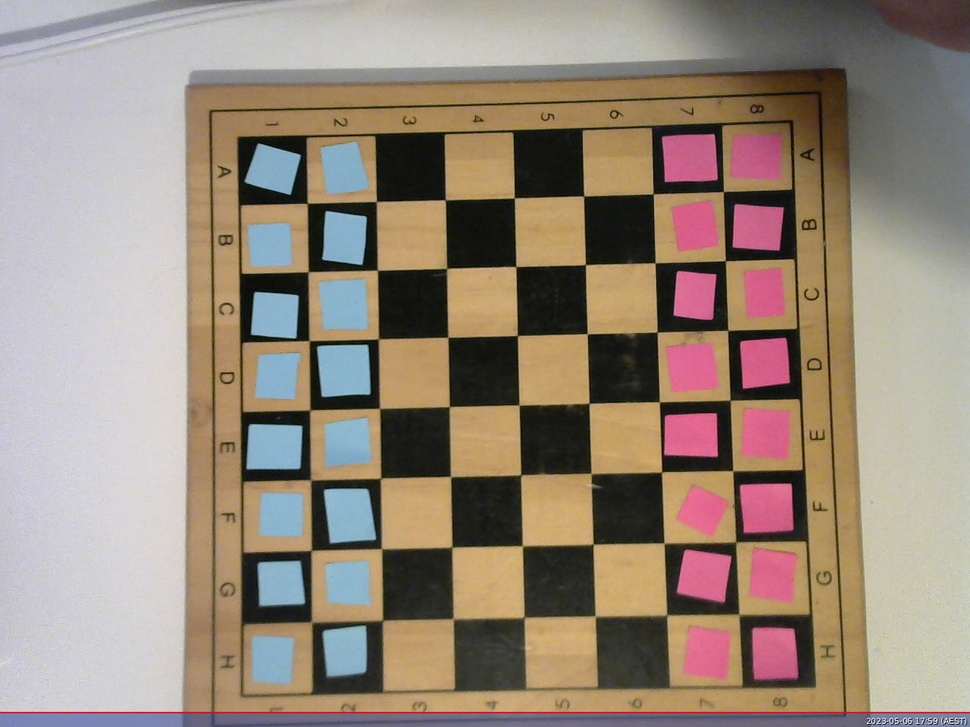
//> input picture State0.jpg, 970 x 727 px, shrunk from 1280 x 960 before the run
$ ./CVTest3   (built with g++ and OpenCV 4)
//> lines starting //> are read from the running program, lines starting //| are printed output that depends on the picture; after the words box and inside, x2 and y2 are one past the last pixel; in counts of white or black regions, pixels touching at a corner belong together
// g++ -o OpenCV_Testing OpenCV_Testing.cpp -I/usr/include/opencv4 `pkg-config --cflags --libs opencv4`
// /OpenCV_Testing

#include <opencv2/opencv.hpp>
#include <iostream>

using namespace cv;
using namespace std;

int main()
{
	Mat image = imread("/home/fyp2023jb/ChessRobot2023FYP/State0.jpg"); // read image from file
//> image is the input picture: 727 rows x 970 cols, CV_8UC3; mean B, G, R 122.2, 135.7, 150.8
	int square_size = 100;

	imshow("before",image); // show image in a window
	waitKey(0); // wait for a key press

	// convert image to HSV color space
	Mat hsv;
	cvtColor(image, hsv, COLOR_BGR2HSV);
//> hsv: 727 rows x 970 cols, CV_8UC3; mean H, S, V 55.4, 67.5, 155.3

	imshow("hsv",hsv); // show image in a window
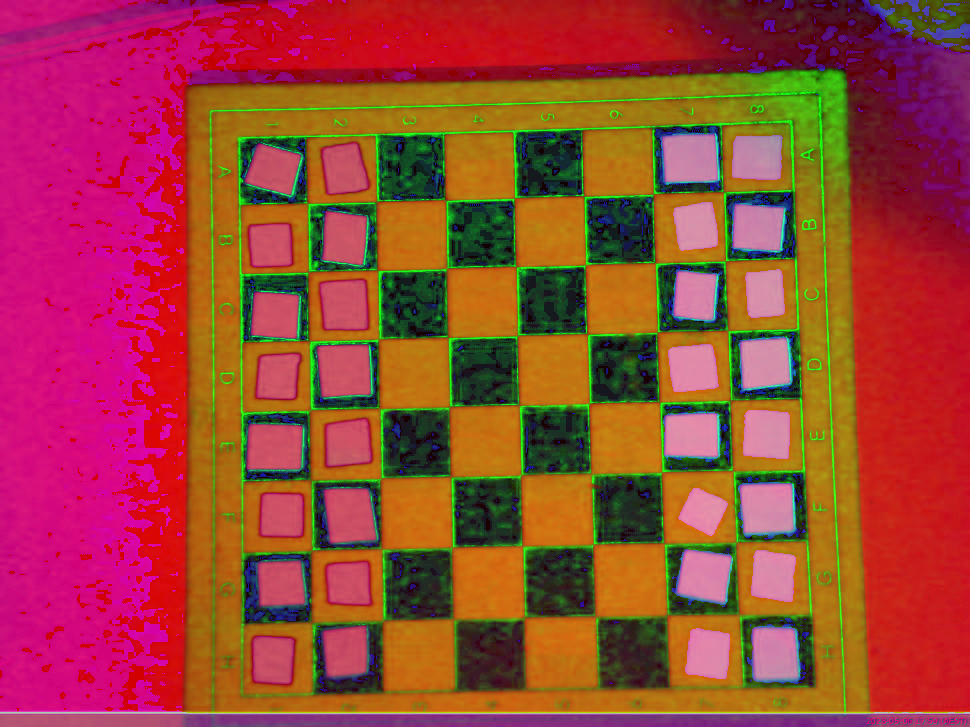
//> window 'hsv': 727 rows x 970 cols, CV_8UC3; mean B, G, R 55.4, 67.5, 155.3
	waitKey(0); // wait for a key press

	// define range of blue color in HSV
	Scalar lower_blue = Scalar(100, 50, 50);
	Scalar upper_blue = Scalar(130, 255, 255);

	// define range of pink color in HSV
	Scalar lower_pink = Scalar(140, 100, 100);
	Scalar upper_pink = Scalar(170, 255, 255);

	// create binary masks for blue and pink areas
	Mat blue_mask, pink_mask;
	inRange(hsv, lower_blue, upper_blue, blue_mask);
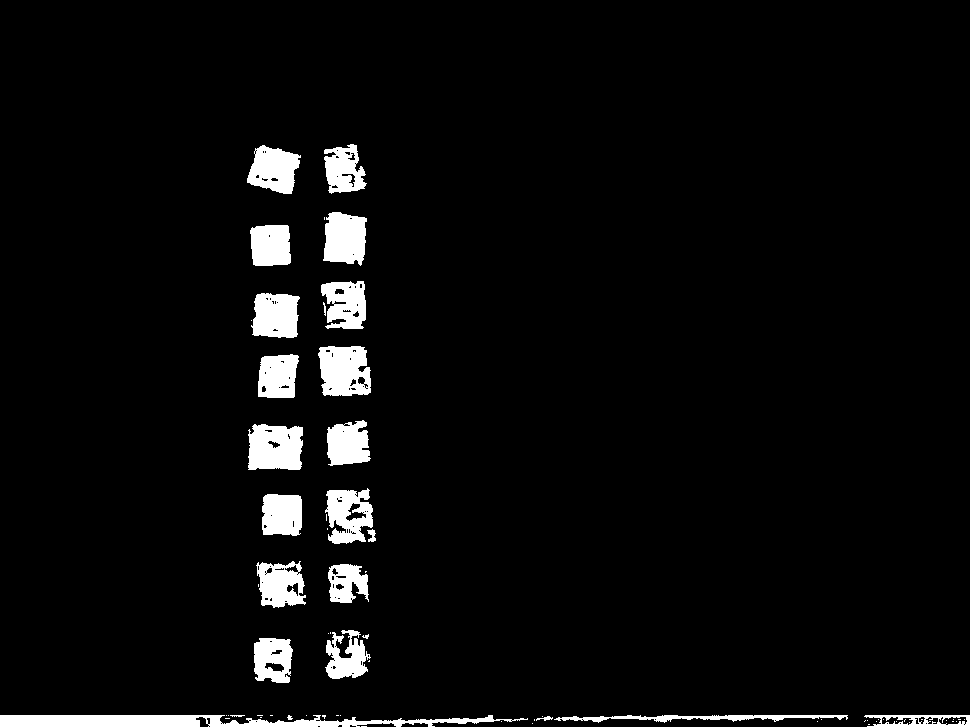
//> blue_mask: 727 rows x 970 cols, CV_8UC1; 4.6% white; 67 white regions (44 under 20 px), largest, box (x1, y1, x2, y2) and area: (0, 715, 528, 727) 4069, (248, 424, 303, 470) 2203, (318, 346, 371, 396) 2182
	inRange(hsv, lower_pink, upper_pink, pink_mask);
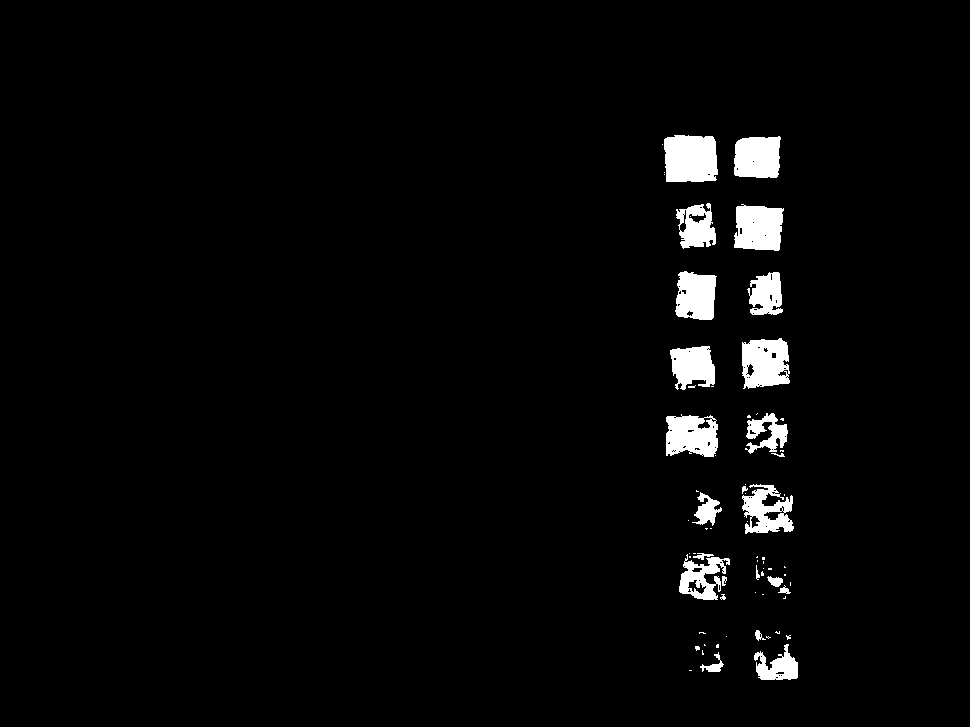
//> pink_mask: 727 rows x 970 cols, CV_8UC1; 3% white; 69 white regions (45 under 20 px), largest, box (x1, y1, x2, y2) and area: (664, 135, 718, 182) 2332, (742, 338, 790, 389) 1954, (734, 204, 784, 251) 1953

	// create matrix to store the chessboard state
	Mat state = Mat::zeros(8, 8, CV_8SC1);

	// loop over each square in the chessboard
	for (int i = 0; i < 8; i++) {
		for (int j = 0; j < 8; j++) {
			// compute the pixel coordinates of the center of the square
			int x = j * square_size + square_size / 2;
			int y = i * square_size + square_size / 2;

			// check if the center pixel is blue or pink
			if (blue_mask.at<uchar>(y, x) > 0) {
				state.at<char>(i, j) = 1; // white piece
			} else if (pink_mask.at<uchar>(y, x) > 0) {
				state.at<char>(i, j) = -1; // black piece
			} else {
				state.at<char>(i, j) = 0; // no piece
			}
		}
	}
	for (int i = 0; i < 8; i++) {
		for (int j = 0; j < 8; j++) {
			cout << (int) state.at<char>(i, j) << " ";
		}
    cout << endl;
	}
}

$ run again, with 0.jpg copied over State0.jpg
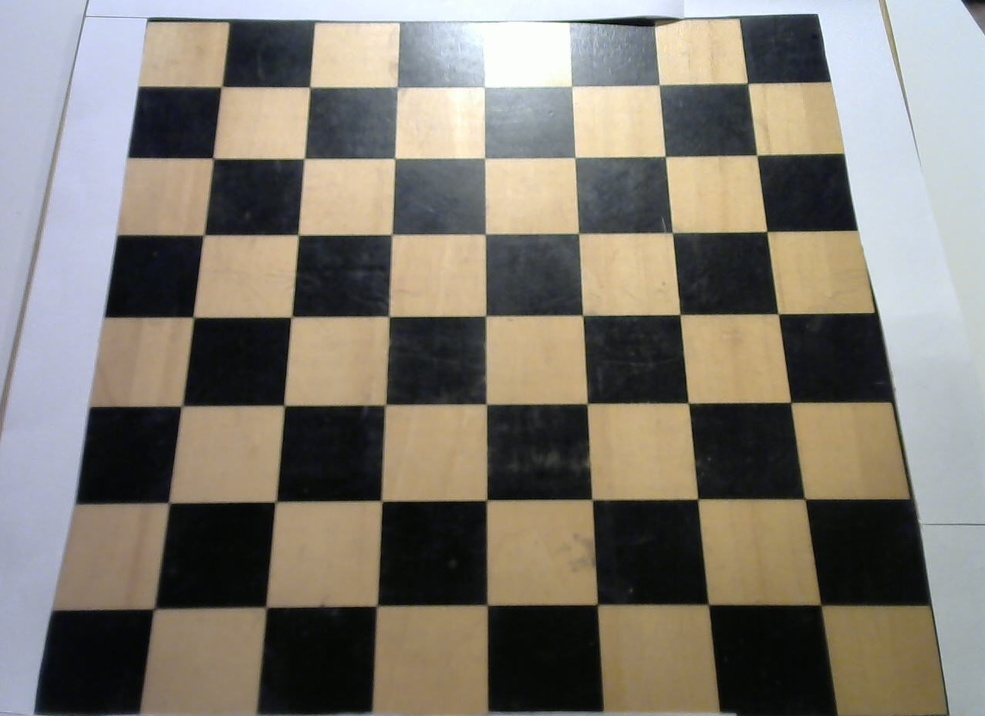
//> input picture 0.jpg, 985 x 716 px, shrunk from 1277 x 928 before the run
//> image is the input picture: 716 rows x 985 cols, CV_8UC3; mean B, G, R 112.8, 121.9, 127.4
//> hsv: 716 rows x 985 cols, CV_8UC3; mean H, S, V 64.4, 57.4, 134.6
//> `imshow("hsv",hsv);`:
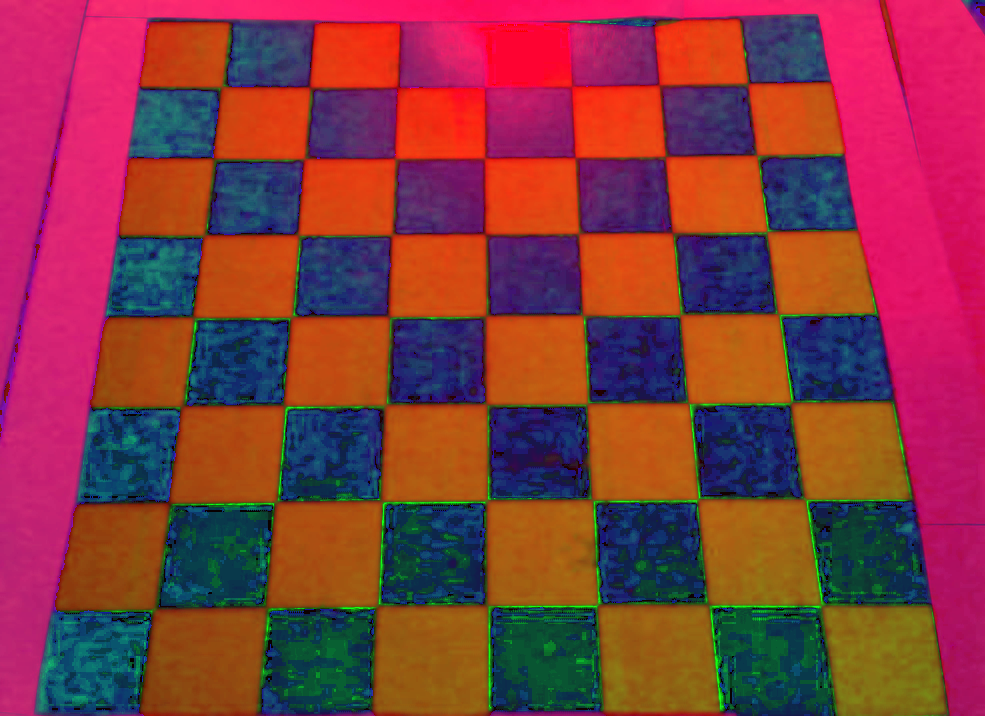
//> window 'hsv': 716 rows x 985 cols, CV_8UC3; mean B, G, R 64.4, 57.4, 134.6
//> `inRange(hsv, lower_blue, upper_blue, blue_mask);`:
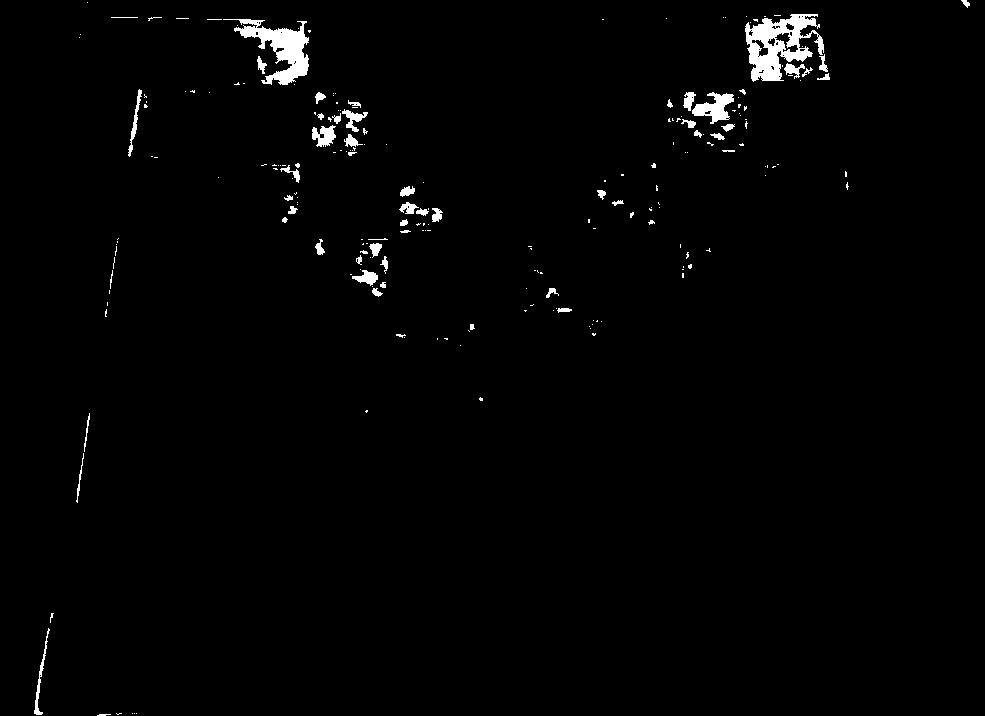
//> blue_mask: 716 rows x 985 cols, CV_8UC1; 1.4% white; 217 white regions (159 under 20 px), largest, box (x1, y1, x2, y2) and area: (745, 14, 824, 82) 2706, (223, 19, 309, 85) 2116, (692, 92, 734, 124) 665
//> pink_mask: 716 rows x 985 cols, CV_8UC1; every value is 0
